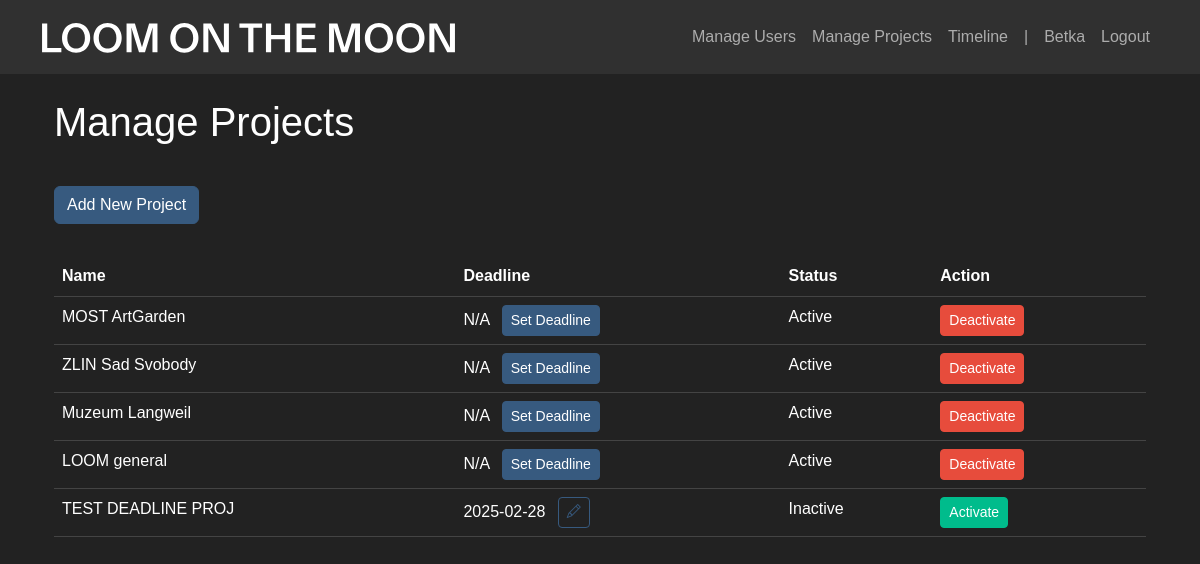
The app's page /manage_projects (signed in), older data.
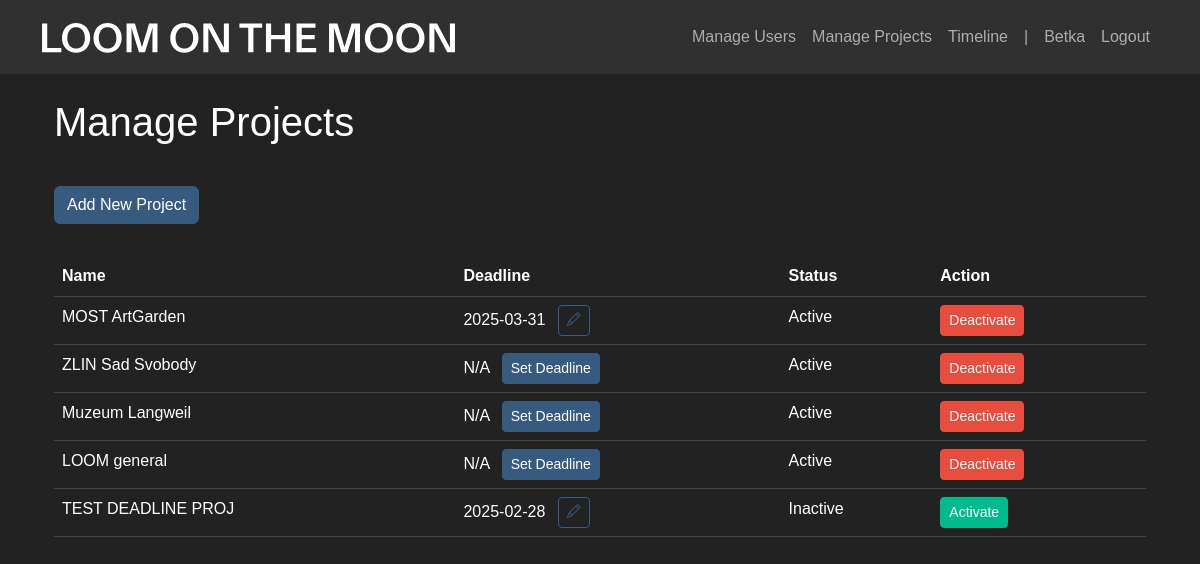
The same page, newer data.
### app/models.py (models this page shows)
class User(UserMixin, db.Model):
    id = db.Column(db.Integer, primary_key=True)
    username = db.Column(db.String(80), unique=True, nullable=False)
    password = db.Column(db.String(120), nullable=False)
    is_admin = db.Column(db.Boolean, default=False)
    is_active = db.Column(db.Boolean, default=True)  # New field
    time_entries = db.relationship('TimeEntry', backref='user', lazy=True)

class Project(db.Model):
    id = db.Column(db.Integer, primary_key=True)
    name = db.Column(db.String(100), unique=True, nullable=False)
    deadline = db.Column(db.Date, nullable=True)
    is_active = db.Column(db.Boolean, default=True)  # New field
    time_entries = db.relationship('TimeEntry', backref='project', lazy=True)

### app/main.py (the view)
@main.route('/manage_projects')
@login_required
def manage_projects():
    if not current_user.is_admin:
        return redirect(url_for('main.index'))
    projects = Project.query.all()
    return render_template('manage_projects.html', projects=projects)

### app/__init__.py (called while the page is built)
def create_app():
    app = Flask(__name__)
    app.config['SECRET_KEY'] = 'your-secret-key-here'  # Change this in production
    app.config['SQLALCHEMY_DATABASE_URI'] = 'sqlite:///timetracker.db'
    db.init_app(app)
    login_manager.init_app(app)
    login_manager.login_view = 'auth.login'
    migrate.init_app(app, db)
    from .models import User
    @login_manager.user_loader
    def load_user(user_id):
        return User.query.get(int(user_id))
    from .auth import auth as auth_blueprint
    from .main import main as main_blueprint
    app.register_blueprint(auth_blueprint)
    app.register_blueprint(main_blueprint)
    with app.app_context():
        db.create_all()
    return app

### app/templates/manage_projects.html (shortened to what this page needs)
{% extends "base.html" %}
{% block content %}
<div class="container mt-4">
    <h2>Manage Projects</h2>
    {% if current_user.is_admin %}
    <a href="/add_project" class="btn btn-primary add-btn">Add New Project</a>
    {% endif %}
    <table class="table">
        <thead>
            <tr>
                <th>Name</th>
                <th>Deadline</th>
                <th>Status</th>
                <th>Action</th>
            </tr>
        </thead>
        <tbody>
            {% for project in projects %}
            <tr>
                <td>{{ project.name }}</td>
                <td>
                    {% if project.deadline %}
                        {{ project.deadline.strftime('%Y-%m-%d') }}
                        <button
                            class="btn btn-sm btn-outline-primary ms-2"
                            onclick="showDeadlineModal({{ project.id }}, '{{ project.name }}', '{{ project.deadline.strftime('%Y-%m-%d') }}')"
                        >
                            <i class="bi bi-pencil"></i>
                        </button>
                    {% else %}
                        N/A
                        <button
                            class="btn btn-sm btn-primary ms-2"
                            onclick="showDeadlineModal({{ project.id }}, '{{ project.name }}', null)"
                        >
                            Set Deadline
                        </button>
                    {% endif %}
                </td>
                <td>{{ 'Active' if project.is_active else 'Inactive' }}</td>
                <td>
                    {% if project.is_active %}
                        <a href="{{ url_for('main.deactivate_project', project_id=project.id) }}" class="btn btn-danger btn-sm">Deactivate</a>
                    {% else %}
                        <a href="{{ url_for('main.activate_project', project_id=project.id) }}" class="btn btn-success btn-sm">Activate</a>
                    {% endif %}
                </td>
            </tr>
            {% endfor %}
        </tbody>
    </table>
</div>
{% endblock %}

### app/templates/base.html (shortened to what this page needs)
<!DOCTYPE html>
<html lang="en">
<head>
    <link rel="stylesheet" href="https://cdn.jsdelivr.net/npm/bootswatch@5.1.3/dist/darkly/bootstrap.min.css">
    <link rel="stylesheet" href="https://cdn.jsdelivr.net/npm/bootstrap-icons@1.7.2/font/bootstrap-icons.css">
</head>
<body>
    <nav class="navbar navbar-expand-lg navbar-dark bg-dark">
        <div class="container">
            <a class="navbar-brand" href="{{ url_for('main.index') }}">
                <img src="{{ url_for('static', filename='assets/loomonthemoon_logo.svg') }}" alt="Logo" height="30">
            </a>
            <div class="navbar-nav ms-auto">
                {% if current_user.is_authenticated %}
                {% if current_user.is_admin %}
                <li class="nav-item">
                    <a class="nav-link" href="{{ url_for('main.manage_users') }}">Manage Users</a>
                </li>
                <li class="nav-item">
                    <a class="nav-link" href="{{ url_for('main.manage_projects') }}">Manage Projects</a>
                </li>
                <li class="nav-item">
                    <a class="nav-link" href="{{ url_for('main.admin_timeline') }}">Timeline</a>
                </li>
                <li class="nav-item">
                    <a class="nav-link" href="#">|</a>
                </li>
                {% endif %}
                    <span class="nav-item nav-link">{{ current_user.username }}</span>
                    <a class="nav-item nav-link" href="{{ url_for('auth.logout') }}">Logout</a>
                {% endif %}
            </div>
        </div>
    </nav>
    <div class="container mt-4">
        {% block content %}{% endblock %}
    </div>
</body>
</html>

Row changes from the older to the newer data that the page shows:
changed Project "MOST ArtGarden": deadline (not shown) → "2025-03-31"; no longer shows "N/A Set Deadline"
